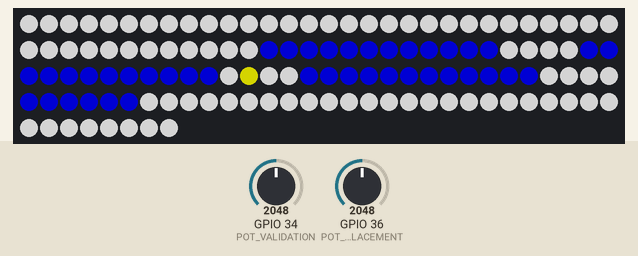
Recording of a program running on a simulated ESP32. Parts: 128 RGB LEDs in strip order, left to right, continuing on the next row. The test bench sets the inputs (shaded band); at power-on: GPIO 34 (POT_VALIDATION) = 2048, GPIO 36 (POT_DEPLACEMENT) = 2048. Dim RGB values are drawn brighter than linear.

Above: at 1.2 s.
1.3 s: GPIO 34 (POT_VALIDATION) set to 2251
2.8 s: GPIO 34 (POT_VALIDATION) set to 2366
5.8 s: GPIO 36 (POT_DEPLACEMENT) set to 2866
7.3 s: GPIO 36 (POT_DEPLACEMENT) set to 3603
8.8 s: GPIO 36 (POT_DEPLACEMENT) set to 4095
10.3 s: GPIO 34 (POT_VALIDATION) set to 2866
Timing chart, 0 to 13.1 s (numbered marks = the images above; inputs shaded):
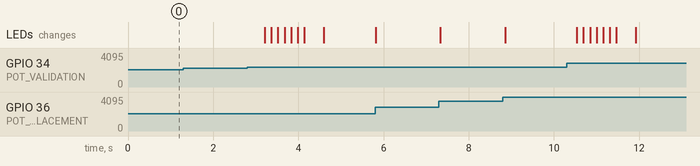

Measured:
- after the input at 1.3 s, every drawn part: stays the same

The program:

main.cpp
```cpp
#include <Arduino.h>
#define FASTLED_INTERNAL
#include <FastLED.h>

// Grille
#define P4_NB_LIGNES        6   // Hauteur de la grille (par défaut 6 cases)
#define P4_NB_COLONNES       7   // Largeur de la grille (par défaut 7 cases)
#define P4_TAILLE_GRILLE  (P4_NB_LIGNES * P4_NB_COLONNES)
#define P4_POSITION_GRILLE  5   // La grille commence à partir de la colonne n (permet de centrer la grille sur la lampe)
#define P4_COULEUR_GRILLE         0x0000FF // Couleur de la grille (sans pion)
#define P4_COULEUR_FONT_GRILLE    0xFFFFFF // Couleur autour de la grille
#define P4_VITESSE_DEPLACEMENT_PION   150 // Vitesse pour l'annimation de déplacement du pion en millisecondes

// Lampe
#ifdef ARDUINO_ARCH_ESP32
  #define LED_PIN            16
#else
  #define LED_PIN             6
#endif

#define COLOR_ORDER       GRB
#define CHIPSET        WS2811
#define BRIGHTNESS        128
#define LAMP_LARGEUR       16   // Largeur de la lampe
#define LAMP_HAUTEUR        8   // Hauteur de la lampe
#define LAMP_TAILLE    (LAMP_LARGEUR * LAMP_HAUTEUR) // Nombre de cases dans la lampe
CRGB leds[LAMP_TAILLE];

// Boutons
#ifdef ARDUINO_ARCH_ESP32
  #define POT_DEPLACEMENT    36   // Potentiomètre du haut
  #define POT_VALIDATION     34   // Potentiomètre du bas
  #define POT_NB_PAS       4096   // Port analogique sur 12bits - 4096 octets
#else
  #define POT_DEPLACEMENT     1   // Potentiomètre du haut
  #define POT_VALIDATION      0   // Potentiomètre du bas
  #define POT_NB_PAS       1024   // Port analogique sur 10bits - 1024 octets
#endif

uint8_t pot_valeur_derniere_validation;
uint8_t pot_valeur_derniere_position;

// Joueurs
#define JOUEUR_1_COULEUR    0xFFFF00 // couleur du joueur 1 (jaune = 0xFFFF00)
#define JOUEUR_2_COULEUR    0xFF0000 // Couleur du joueur 2 (rouge = 0xFF0000)
uint8_t joueurActif;
bool gagnant;

uint8_t positionX = P4_POSITION_GRILLE; // Position du pion en X
uint8_t positionY = P4_NB_LIGNES; // Position du pion en Y
uint8_t grille[P4_NB_COLONNES][P4_NB_LIGNES];  // La grille, cases vide = 0 - joueur 1 = 1 - joueur 2 = 2
uint8_t grilleGagnant[P4_NB_COLONNES][P4_NB_LIGNES]; // Positions des pions gagnants
bool reste_place_vide;
bool afficherCases; // utilisé pour l'animation

uint8_t position_XY(uint8_t x, uint8_t y); // Retourne la position de la case sur le bandeau de LEDs
void initialisation_grille(); // Initialise la grille et le font de la grille
void affichage_deplacement_pion_X(uint8_t x); // Affichage du déplacement du pion en haut de la lampe
void affichage_deplacement_pion_Y(uint8_t y); // Affichage du déplacement du pion vers le bas
void deplacement_pion_X(); // Déplacement du pion en X
void deplacement_pion_Y(); // Déplacement du pion en Y
bool validation_position(); // Valide la position avec le bouton du bas de la lampe
void animation_gagnant(); // Fait clignoter les cases gagnantes
bool test_gagnant(); // Test si 4 pions sont alignés avec les fonctions ci-dessous
bool test_cases_horizontalement(uint8_t ajout = 1);
bool test_cases_verticalement(uint8_t ajout = 1);
bool test_cases_diagonal_droite(uint8_t ajout = 1);
bool test_cases_diagonal_gauche(uint8_t ajout = 1);

void setup() {

  // Initialise la lampe
  FastLED.addLeds<CHIPSET, LED_PIN, COLOR_ORDER>(leds, LAMP_TAILLE).setCorrection(TypicalSMD5050);
  FastLED.setBrightness( BRIGHTNESS );

  // Initialisation des variables
  gagnant = false;
  joueurActif = 1;

  // Initialise la grille
  initialisation_grille();

  // Initialise le bouton de validation pour ne pas valider dés le début de la partie
  validation_position();
}

void loop() {
  Serial.begin(115200);
  // Test si la grille est pleine
  reste_place_vide = false;
  for(uint8_t i = 0;  i < P4_NB_COLONNES; i++) {
    if(grille[i][P4_NB_LIGNES -1] == 0){
      reste_place_vide = true;
    }
  }

  // Réinitialise la grille si elle pleine
  if(reste_place_vide == false){
    delay(1000);
    setup();
  }

  // Si il reste de la place dans la grille et qu'il n'y à pas de gagnant
  if(reste_place_vide && gagnant == false){
    affichage_deplacement_pion_X(positionX + P4_POSITION_GRILLE);
    deplacement_pion_X();
    // Si validation et si il reste de la place dans la colonne
    if (validation_position() && grille[positionX][P4_NB_LIGNES - 1] == 0){
      deplacement_pion_Y();
      validation_position();

      // Si il y à un gagnant le dernier joueur reste actif
      if(test_gagnant()){
        gagnant = true;
      }else{
          if(joueurActif == 1){
            joueurActif = 2;
          }else{
            joueurActif = 1;
          }
      }

    }
  }

  delay(300);

  // Si il y a un gagnant affiche l'animation et attend une actions sur le bouton du bas pour rejouer
  if(gagnant){
    if (validation_position()){
      setup();
    }
    animation_gagnant();
  }

}

// Fonctions
bool test_gagnant(){

  bool test = false;
  if(test_cases_horizontalement(1)){
    test = true;
  }

  if(test_cases_verticalement(1)){
    test = true;
  }

  if(test_cases_diagonal_droite(1)){
    test = true;
  }

  if(test_cases_diagonal_gauche(1)){
    test = true;
  }

  if(test){
    grilleGagnant[positionX][positionY] = 1;
  }

  return test;
}

bool test_cases_verticalement(uint8_t ajout){

  uint8_t testJoueurActif = joueurActif;
  int i = 1;
  uint8_t nb_pion = 1;
  grilleGagnant[positionX][positionY] = ajout;

  while (testJoueurActif == joueurActif && positionY+i < P4_NB_LIGNES){
    testJoueurActif = grille[positionX][positionY+i];
    if(testJoueurActif == joueurActif){
      nb_pion = nb_pion + 1;

      grilleGagnant[positionX][positionY+i] = ajout;
      i++;
    }
  }

  i = 1;
  testJoueurActif = joueurActif;

  while (testJoueurActif == joueurActif && positionY-i >= 0){
    testJoueurActif = grille[positionX][positionY-i];
    if(testJoueurActif == joueurActif){
      nb_pion = nb_pion + 1;
      grilleGagnant[positionX][positionY-i] = ajout;
      i++;
    }
  }

  if(nb_pion < 4 && ajout > 0){
    test_cases_verticalement(0);
    return false;
  }

  if(ajout == 0){
    return false;
  }
  else{
    return true;
  }
}

bool test_cases_horizontalement(uint8_t ajout){

  uint8_t testJoueurActif = joueurActif;
  int i = 1;
  uint8_t nb_pion = 1;
  grilleGagnant[positionX][positionY] = ajout;

  while (testJoueurActif == joueurActif && positionX+i < P4_NB_COLONNES){
    testJoueurActif = grille[positionX+i][positionY];
    if(testJoueurActif == joueurActif){
      nb_pion = nb_pion + 1;
      grilleGagnant[positionX+i][positionY] = ajout;
      i++;
    }
  }

  i = 1;
  testJoueurActif = joueurActif;

  while (testJoueurActif == joueurActif && positionX-i >= 0){
    testJoueurActif = grille[positionX-i][positionY];
    if(testJoueurActif == joueurActif){
      nb_pion = nb_pion + 1;
      grilleGagnant[positionX-i][positionY] = ajout;
      i++;
    }
  }

  if(nb_pion < 4 && ajout > 0){
    test_cases_horizontalement(0);
    return false;
  }

  if(ajout == 0){
    return false;
  }
  else{
    return true;
  }
}

bool test_cases_diagonal_droite(uint8_t ajout){

  uint8_t testJoueurActif = joueurActif;
  int i = 1;
  uint8_t nb_pion = 1;
  grilleGagnant[positionX][positionY] = ajout;

  while (testJoueurActif == joueurActif && positionY+i < P4_NB_LIGNES && positionX+i < P4_NB_COLONNES){
    testJoueurActif = grille[positionX+i][positionY+i];
    if(testJoueurActif == joueurActif){
      nb_pion = nb_pion + 1;
      grilleGagnant[positionX+i][positionY+i] = ajout;
      i++;
    }
  }

  i = 1;
  testJoueurActif = joueurActif;

  while (testJoueurActif == joueurActif && positionY-i >= 0 && positionX-i >= 0){
    testJoueurActif = grille[positionX-i][positionY-i];
    if(testJoueurActif == joueurActif){
      nb_pion = nb_pion + 1;
      grilleGagnant[positionX-i][positionY-i] = ajout;
      i++;
    }
  }

  if(nb_pion < 4 && ajout > 0){
    test_cases_diagonal_droite(0);
    return false;
  }

  if(ajout == 0){
    return false;
  }
  else{
    return true;
  }
}

bool test_cases_diagonal_gauche(uint8_t ajout){

  uint8_t testJoueurActif = joueurActif;
  int i = 1;
  uint8_t nb_pion = 1;
  grilleGagnant[positionX][positionY] = ajout;

  while (testJoueurActif == joueurActif && positionY+i < P4_NB_LIGNES && positionX-i >= 0){
    testJoueurActif = grille[positionX-i][positionY+i];
    if(testJoueurActif == joueurActif){
      nb_pion = nb_pion + 1;
      grilleGagnant[positionX-i][positionY+i] = ajout;
      i++;
    }
  }

  i = 1;
  testJoueurActif = joueurActif;

  while (testJoueurActif == joueurActif && positionY-i >= 0 && positionX+i < P4_NB_COLONNES){
    testJoueurActif = grille[positionX+i][positionY-i];
    if(testJoueurActif == joueurActif){
      nb_pion = nb_pion + 1;
      grilleGagnant[positionX+i][positionY-i] = ajout;
      i++;
    }
  }

  if(nb_pion < 4 && ajout > 0){
    test_cases_diagonal_gauche(0);
    return false;
  }

  if(ajout == 0){
    return false;
  }
  else{
    return true;
  }
}

void animation_gagnant(){
  long couleurGagnant;

  if(afficherCases){
    afficherCases = false;
  }else{
    afficherCases = true;
  }

  if(joueurActif == 1){
    couleurGagnant = JOUEUR_1_COULEUR;
  }else{
    couleurGagnant = JOUEUR_2_COULEUR;
  }

  for (uint8_t x = 0; x < P4_NB_COLONNES; x++) {
    for (uint8_t y = 0; y < P4_NB_LIGNES; y++){

      if(grilleGagnant[x][y] == 1){
        if(afficherCases){
          leds[position_XY(P4_POSITION_GRILLE + x,y)] = couleurGagnant;
        }else{
          leds[position_XY(P4_POSITION_GRILLE + x,y)] = P4_COULEUR_GRILLE;
        }
      }

    }
  }
  FastLED.show();
}

bool validation_position(){
  uint8_t valeur_validation_pot = analogRead(POT_VALIDATION) / (32*(POT_NB_PAS/1024)); // Divisé par 32 pour avoir 32 crans sur le potentionmétre (1024/32 = 32)
  bool validation = false;

  // Si valeur précédente est différente de la valeur actuel
  // Si la valeur est paire pour éviter les erreurs entre deux positions voisines. Il y a donc 8 position pour valider.
  if(pot_valeur_derniere_validation != valeur_validation_pot && valeur_validation_pot % 2 == 0){
    pot_valeur_derniere_validation = valeur_validation_pot;
    validation = true;
  }

  return validation;
}

void deplacement_pion_Y(){
  for(uint8_t i = 0;  i < P4_NB_LIGNES; i++) {
    if(grille[positionX][i] == 0){
      grille[positionX][i] = joueurActif;
      positionY = i;
      affichage_deplacement_pion_Y(i);
      i = 200;
    }
  }

}

void affichage_deplacement_pion_Y(uint8_t y){
  uint8_t casesGrille = 0;
  for(uint8_t i = LAMP_HAUTEUR;  i > y; i--) {
    casesGrille = position_XY(positionX + P4_POSITION_GRILLE, i -1);

    if(i >= P4_NB_LIGNES){
      leds[position_XY(positionX + P4_POSITION_GRILLE, i)] = P4_COULEUR_FONT_GRILLE;
    }else{
      leds[position_XY(positionX + P4_POSITION_GRILLE, i)] = P4_COULEUR_GRILLE;
    }

    if(joueurActif == 1){
      leds[casesGrille] = JOUEUR_1_COULEUR;
    }else{
      leds[casesGrille] = JOUEUR_2_COULEUR;
    }
    FastLED.show();
    delay(P4_VITESSE_DEPLACEMENT_PION);
  }
}

void deplacement_pion_X(){
  uint8_t valeur_position_pot = analogRead(POT_DEPLACEMENT) / (POT_NB_PAS/P4_NB_COLONNES);
  valeur_position_pot = (P4_NB_COLONNES-1) - valeur_position_pot;
  if(valeur_position_pot >= P4_NB_COLONNES){
    valeur_position_pot = P4_NB_COLONNES - 1;
  }

  if(positionX != valeur_position_pot){
    positionX = valeur_position_pot;
    affichage_deplacement_pion_X(positionX + P4_POSITION_GRILLE);
  }
}

void affichage_deplacement_pion_X(uint8_t x){
  uint8_t casesGrille = 0;
  for(uint8_t i = 0;  i < P4_NB_COLONNES; i++) {
    casesGrille = position_XY(P4_POSITION_GRILLE + i, LAMP_HAUTEUR - 1);
    leds[casesGrille] = P4_COULEUR_FONT_GRILLE;
  }

  if(joueurActif == 1){
    leds[position_XY(x, LAMP_HAUTEUR - 1)] = JOUEUR_1_COULEUR;
  }else{
    leds[position_XY(x, LAMP_HAUTEUR - 1)] = JOUEUR_2_COULEUR;
  }

  FastLED.show();
}

void initialisation_grille(){

  // couleur de font
  for (uint8_t i = 0; i < LAMP_TAILLE; i++) {
    leds[i] = P4_COULEUR_FONT_GRILLE;
  }

  // Grille
  uint8_t casesGrille = 0;
  for (uint8_t i = 0; i < P4_NB_LIGNES; i++) {
    for(uint8_t j = 0;  j < P4_NB_COLONNES; j++) {
      casesGrille = position_XY(P4_POSITION_GRILLE + j, P4_NB_LIGNES - (i+1));
      leds[casesGrille] = P4_COULEUR_GRILLE;
      grille[j][i] = 0;
      grilleGagnant[j][i] = 0;
    }
  }

  FastLED.show();
}

uint8_t position_XY(uint8_t x, uint8_t y)
{
  if( x & 0x01) {
    y = (LAMP_HAUTEUR - 1) - y;
  }

  return (x * LAMP_HAUTEUR) + y;
}
```
